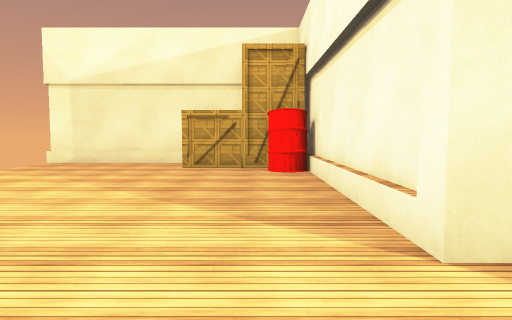
view 1 (above)

16 first-person views from a walk through a scene from a Unity 3-D project. The camera is 1.3 m above the floor, tilts 4° down and sees 70° across. The floor is counted in squares, 1 m on a side. Each view is taken from the middle of a square. On the plan, view 1 faces up. The plan holds only what a view shows up to about 15 squares ahead; the rest is blank. The place goes on beyond the plan. The player character is not drawn. Some surface patterns are stand-ins.

view 2
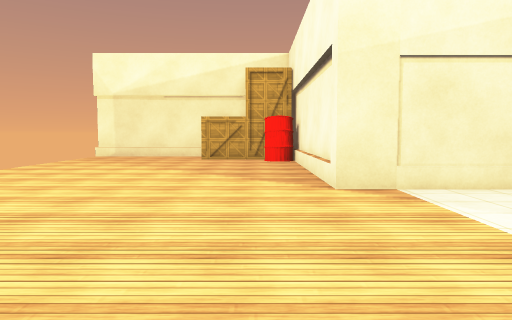

view 3
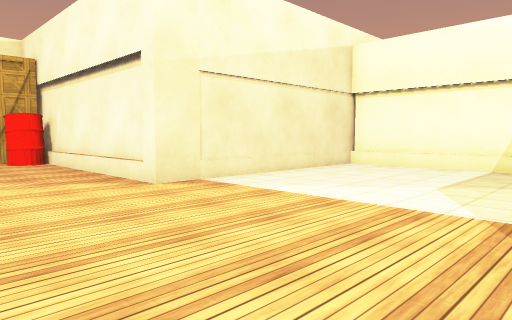

view 4
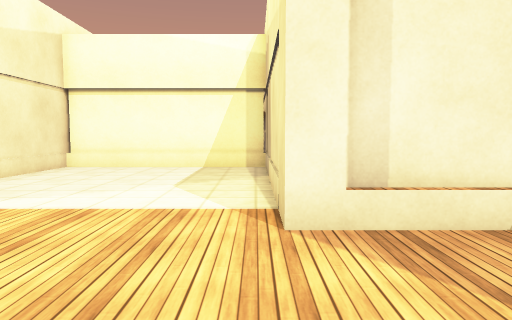

view 5
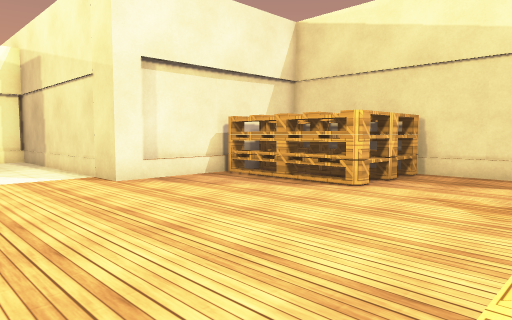

view 6
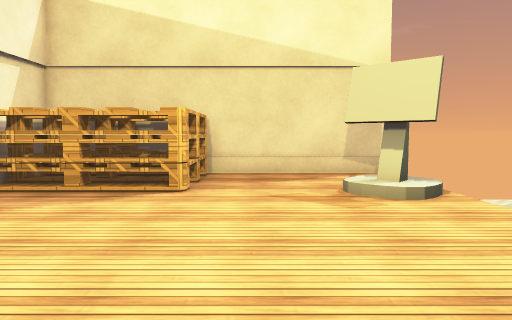

view 7
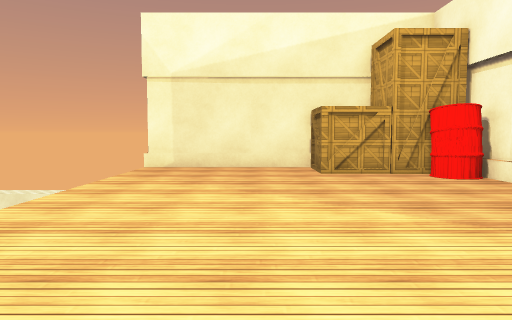

view 8
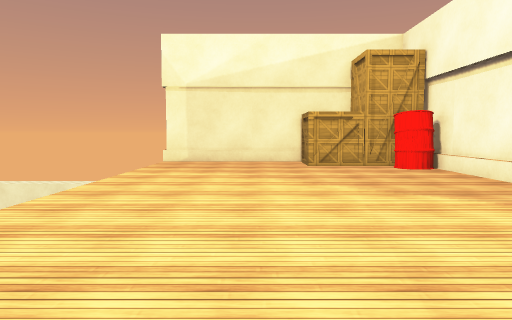

view 9
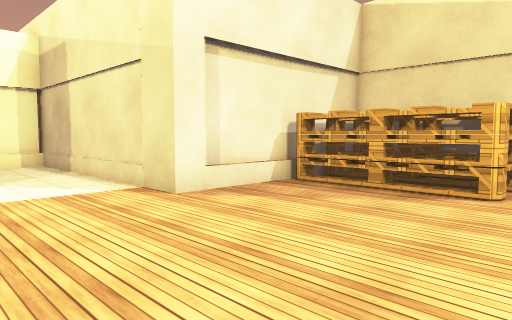

view 10
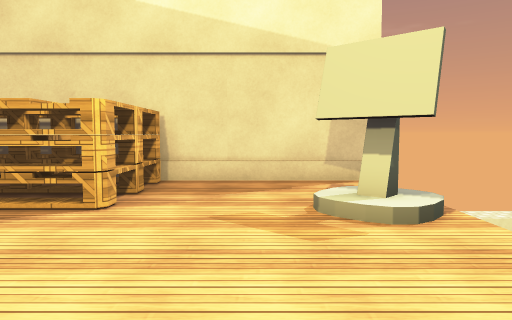

view 11
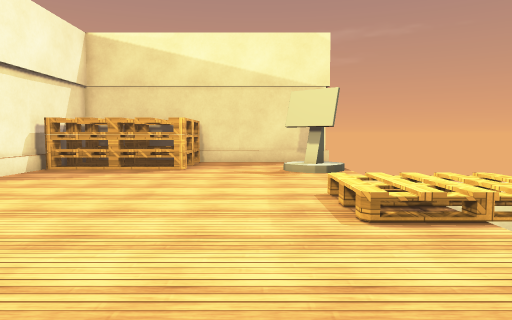

view 12
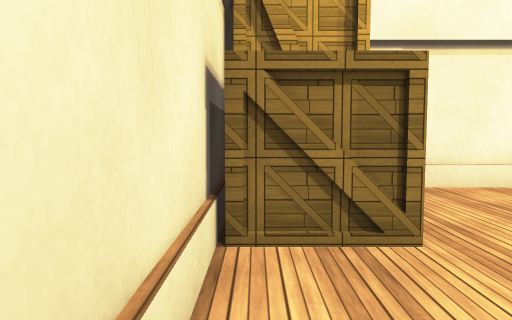

view 13
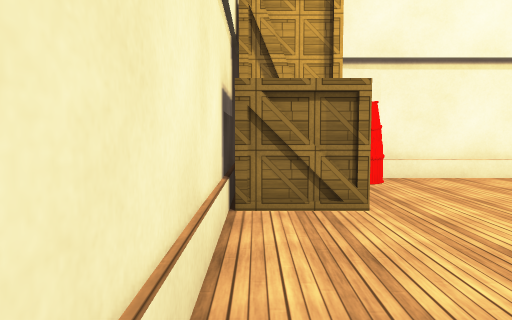

view 14
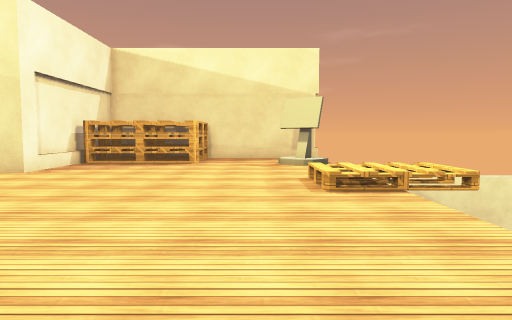

view 15
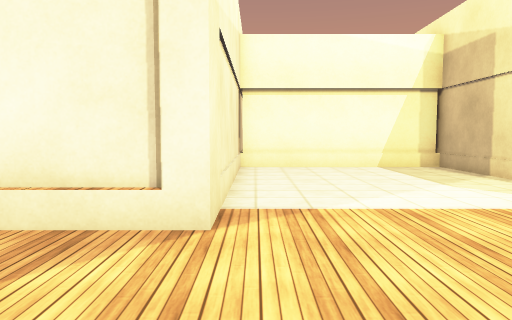

view 16
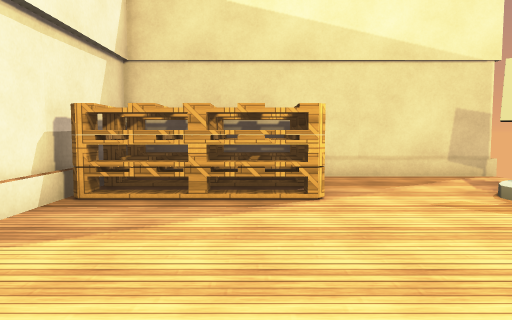

### Floor plan
Key: @ floor where view 1 was taken; # wall or solid block; x gap in a wall; . floor; / step, stairs or slope; O other object.
Columns run from 9 left of view 1 to 12 right of it. Each row starts with its distance up from view 1.
 17 x#########
 16 ......OOO #
 15 ......O   ##
 14 ......OOOO##
 13 ..........O#
 12 ...........#
 11 ...........#
 10 ...........#
  9 ...........#
  8 ...........#
  7 ...........#
  6 ...........#
  5 ...........#
  4 ...........###########
  3 .....................#
  2 .....................#
  1 .....................#
  0 .........@...........#
 -1 .....................#
 -2 .....................#
 -3 OO...................#
 -4  ....................#
 -5 ...........###########
 -6 ...........#
 -7 ./.........#
 -8 /O/...OOOOO#
 -9   O...OOOOO#
-10  .....OOOOO#
-11 ......OOOO #
-12 ......OOOOO#
-13 x#####

Where each view was taken, in squares from view 1:
view 1: 0 up, 0 right, facing up
view 2: 5 down, 0 right, facing up
view 3: 5 down, 3 left, facing up-right
view 4: 4 down, 3 left, facing right
view 5: 0 up, 8 left, facing down-right
view 6: 0 up, 5 left, facing down
view 7: 2 up, 5 left, facing up
view 8: 1 down, 5 left, facing up
view 9: 0 up, 5 left, facing down-right
view 10: 2 down, 6 left, facing down
view 11: 5 up, 6 left, facing down
view 12: 16 up, 7 left, facing right
view 13: 16 up, 9 left, facing right
view 14: 8 up, 6 left, facing down
view 15: 3 up, 3 left, facing right
view 16: 1 down, 2 left, facing down
